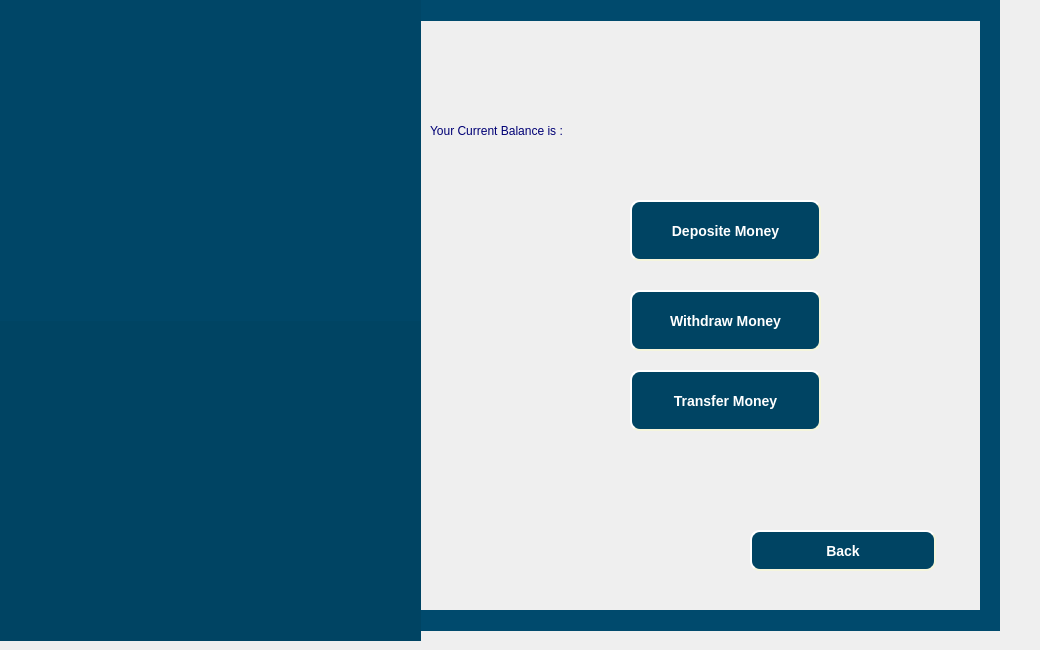
   <widget class="QWidget" name="Cheak_balance_page">
    <widget class="QLabel" name="label_38">
     <property name="geometry">
      <rect>
       <x>-40</x>
       <y>0</y>
       <width>1031</width>
       <height>21</height>
      </rect>
     </property>
     <property name="styleSheet">
      <string notr="true">background-color: rgb(0, 74, 109);</string>
     </property>
     <property name="text">
      <string/>
     </property>
    </widget>
    <widget class="QLabel" name="label_39">
     <property name="geometry">
      <rect>
       <x>-40</x>
       <y>610</y>
       <width>1031</width>
       <height>21</height>
      </rect>
     </property>
     <property name="styleSheet">
      <string notr="true">background-color: rgb(0, 74, 109);</string>
     </property>
     <property name="text">
      <string/>
     </property>
    </widget>
    <widget class="QLabel" name="label_40">
     <property name="geometry">
      <rect>
       <x>980</x>
       <y>0</y>
       <width>20</width>
       <height>631</height>
      </rect>
     </property>
     <property name="styleSheet">
      <string notr="true">background-color: rgb(0, 74, 109);</string>
     </property>
     <property name="text">
      <string/>
     </property>
    </widget>
    <widget class="QLabel" name="label_41">
     <property name="geometry">
      <rect>
       <x>-10</x>
       <y>20</y>
       <width>21</width>
       <height>591</height>
      </rect>
     </property>
     <property name="styleSheet">
      <string notr="true">background-color: rgb(0, 74, 109);</string>
     </property>
     <property name="text">
      <string/>
     </property>
    </widget>
    <widget class="QLabel" name="label_42">
     <property name="geometry">
      <rect>
       <x>430</x>
       <y>110</y>
       <width>281</width>
       <height>41</height>
      </rect>
     </property>
     <property name="styleSheet">
      <string notr="true">font: 75 16pt &quot;Times New Roman&quot;;
color: rgb(0, 0, 117);</string>
     </property>
     <property name="text">
      <string>Your Current Balance is :</string>
     </property>
    </widget>
    <widget class="QPushButton" name="backChkto_profilePg_button">
     <property name="geometry">
      <rect>
       <x>750</x>
       <y>530</y>
       <width>186</width>
       <height>41</height>
      </rect>
     </property>
     <property name="styleSheet">
      <string notr="true">QPushButton {
      background-color: rgb(0,68,99);
      color:white;
      border-style: outset;
      border-width: 2px;
      border-radius: 10px;
      border-color: beige;
      font: bold 14px;
      min-width: 10em;
      padding: 6px;
  }
QPushButton:pressed {
    background-color: green;
}</string>
     </property>
     <property name="text">
      <string>Back</string>
     </property>
    </widget>
    <widget class="QPushButton" name="deposite_money_button">
     <property name="geometry">
      <rect>
       <x>630</x>
       <y>200</y>
       <width>191</width>
       <height>61</height>
      </rect>
     </property>
     <property name="styleSheet">
      <string notr="true">QPushButton {
      background-color: rgb(0,68,99);
      color:white;
      border-style: outset;
      border-width: 2px;
      border-radius: 10px;
      border-color: beige;
      font: bold 14px;
      min-width: 10em;
      padding: 6px;
  }
QPushButton:pressed {
    background-color: green;
}</string>
     </property>
     <property name="text">
      <string>Deposite Money</string>
     </property>
    </widget>
    <widget class="QPushButton" name="withdraw_money_button">
     <property name="geometry">
      <rect>
       <x>630</x>
       <y>290</y>
       <width>191</width>
       <height>61</height>
      </rect>
     </property>
     <property name="styleSheet">
      <string notr="true">QPushButton {
      background-color: rgb(0,68,99);
      color:white;
      border-style: outset;
      border-width: 2px;
      border-radius: 10px;
      border-color: beige;
      font: bold 14px;
      min-width: 10em;
      padding: 6px;
  }
QPushButton:pressed {
    background-color: green;
}</string>
     </property>
     <property name="text">
      <string>Withdraw Money</string>
     </property>
    </widget>
    <widget class="QPushButton" name="transfer_money_button">
     <property name="geometry">
      <rect>
       <x>630</x>
       <y>370</y>
       <width>191</width>
       <height>61</height>
      </rect>
     </property>
     <property name="styleSheet">
      <string notr="true">QPushButton {
      background-color: rgb(0,68,99);
      color:white;
      border-style: outset;
      border-width: 2px;
      border-radius: 10px;
      border-color: beige;
      font: bold 14px;
      min-width: 10em;
      padding: 6px;
  }
QPushButton:pressed {
    background-color: green;
}</string>
     </property>
     <property name="text">
      <string>Transfer Money</string>
     </property>
    </widget>
    <widget class="QLabel" name="label_146">
     <property name="geometry">
      <rect>
       <x>0</x>
       <y>0</y>
       <width>421</width>
       <height>641</height>
      </rect>
     </property>
     <property name="styleSheet">
      <string notr="true">background-color: rgb(0, 68, 99);</string>
     </property>
     <property name="text">
      <string/>
     </property>
     <property name="scaledContents">
      <bool>true</bool>
     </property>
    </widget>
    <widget class="QLabel" name="label_147">
     <property name="geometry">
      <rect>
       <x>-20</x>
       <y>0</y>
       <width>441</width>
       <height>321</height>
      </rect>
     </property>
     <property name="styleSheet">
      <string notr="true">background-color: rgb(0, 70, 103);</string>
     </property>
     <property name="text">
      <string/>
     </property>
     <property name="pixmap">
      <pixmap resource="image.qrc">:/image/pic/logo.PNG</pixmap>
     </property>
     <property name="scaledContents">
      <bool>true</bool>
     </property>
    </widget>
    <widget class="QLabel" name="current_balance_level">
     <property name="geometry">
      <rect>
       <x>720</x>
       <y>120</y>
       <width>231</width>
       <height>21</height>
      </rect>
     </property>
     <property name="styleSheet">
      <string notr="true">font: 75 16pt &quot;Times New Roman&quot;;
color: rgb(0, 0, 117);</string>
     </property>
     <property name="text">
      <string/>
     </property>
    </widget>
   </widget>
